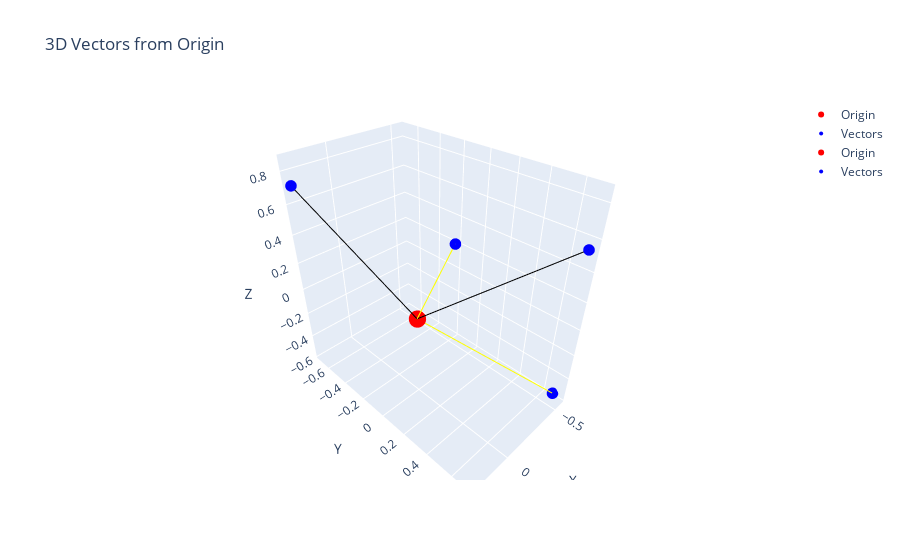

This figure's notebook cell:
### Code cell
### Rotation unit tests ###
    
    num_neighbors=2
    
    temp = train_dataset[train_dataset["Drag"]==train_dataset["Drag"].values[-np.random.randint(750)]]
    dot_1 = np.dot(temp.iloc[0][["x_1","y_1","z_1"]],temp.iloc[0][["x_2","y_2","z_2"]])
    dot_2 = np.dot(temp.iloc[1][["x_1","y_1","z_1"]],temp.iloc[1][["x_2","y_2","z_2"]])
    
    print(dot_1,dot_2)
    
    # Extract the origin (POI)
    row = temp.iloc[0]
    x_origin, y_origin, z_origin = row['x_poi'], row['y_poi'], row['z_poi']
    
    # Extract the position vectors (x_1, y_1, z_1, ... , x_15, y_15, z_15)
    x_vectors = [row[f'x_{i}'] for i in range(1, num_neighbors+1)]
    y_vectors = [row[f'y_{i}'] for i in range(1, num_neighbors+1)]
    z_vectors = [row[f'z_{i}'] for i in range(1, num_neighbors+1)]
    
    # Create scatter plot of all vectors (including the origin)
    fig = go.Figure()

    # Plot the origin
    fig.add_trace(go.Scatter3d(
        x=[x_origin], y=[y_origin], z=[z_origin],
        mode='markers',
        marker=dict(size=6, color='red'),
        name='Origin'
    ))

    # Plot the vectors
    fig.add_trace(go.Scatter3d(
        x=x_vectors, y=y_vectors, z=z_vectors,
        mode='markers',
        marker=dict(size=4, color='blue'),
        name='Vectors'
    ))

    # Draw lines from the origin to each vector
    for i in range(num_neighbors):
        fig.add_trace(go.Scatter3d(
            x=[x_origin, x_vectors[i]], 
            y=[y_origin, y_vectors[i]], 
            z=[z_origin, z_vectors[i]],
            mode='lines',
            line=dict(color='black', width=2),
            showlegend=False
        ))

    # Update layout for better visualization
    fig.update_layout(scene=dict(
        xaxis_title='X',
        yaxis_title='Y',
        zaxis_title='Z'
    ),
    title='3D Vectors from Origin',
    showlegend=True)
    
    # Extract the origin (POI)
    row = temp.iloc[1]
    x_origin, y_origin, z_origin = row['x_poi'], row['y_poi'], row['z_poi']
    
    # Extract the position vectors (x_1, y_1, z_1, ... , x_15, y_15, z_15)
    x_vectors = [row[f'x_{i}'] for i in range(1, num_neighbors+1)]
    y_vectors = [row[f'y_{i}'] for i in range(1, num_neighbors+1)]
    z_vectors = [row[f'z_{i}'] for i in range(1, num_neighbors+1)]
    
    # Plot the origin
    fig.add_trace(go.Scatter3d(
        x=[x_origin], y=[y_origin], z=[z_origin],
        mode='markers',
        marker=dict(size=6, color='red'),
        name='Origin'
    ))

    # Plot the vectors
    fig.add_trace(go.Scatter3d(
        x=x_vectors, y=y_vectors, z=z_vectors,
        mode='markers',
        marker=dict(size=4, color='blue'),
        name='Vectors'
    ))

    # Draw lines from the origin to each vector
    for i in range(num_neighbors):
        fig.add_trace(go.Scatter3d(
            x=[x_origin, x_vectors[i]], 
            y=[y_origin, y_vectors[i]], 
            z=[z_origin, z_vectors[i]],
            mode='lines',
            line=dict(color='yellow', width=2),
            showlegend=False
        ))

    # Update layout for better visualization
    fig.update_layout(scene=dict(
        xaxis_title='X',
        yaxis_title='Y',
        zaxis_title='Z'
    ),
    title='3D Vectors from Origin',
    showlegend=True)
    
    # Show the figure
    fig.show()

### Figure 1 — Plotly figure (JSON) as saved in the notebook; plotly's stock layout.template omitted (floating-point values rounded to 4 significant figures)
{"data": [{"marker": {"color": "red", "size": 6}, "mode": "markers", "name": "Origin", "type": "scatter3d", "x": [0], "y": [0], "z": [0]}, {"marker": {"color": "blue", "size": 4}, "mode": "markers", "name": "Vectors", "type": "scatter3d", "x": [0.2886, -0.5707], "y": [-0.707, 0.7025], "z": [0.7204, 0.532]}, {"line": {"color": "black", "width": 2}, "mode": "lines", "showlegend": false, "type": "scatter3d", "x": [0, 0.2886], "y": [0, -0.707], "z": [0, 0.7204]}, {"line": {"color": "black", "width": 2}, "mode": "lines", "showlegend": false, "type": "scatter3d", "x": [0, -0.5707], "y": [0, 0.7025], "z": [0, 0.532]}, {"marker": {"color": "red", "size": 6}, "mode": "markers", "name": "Origin", "type": "scatter3d", "x": [0], "y": [0], "z": [0]}, {"marker": {"color": "blue", "size": 4}, "mode": "markers", "name": "Vectors", "type": "scatter3d", "x": [0.2886, -0.5707], "y": [0.5466, 0.674], "z": [0.8486, -0.5677]}, {"line": {"color": "yellow", "width": 2}, "mode": "lines", "showlegend": false, "type": "scatter3d", "x": [0, 0.2886], "y": [0, 0.5466], "z": [0, 0.8486]}, {"line": {"color": "yellow", "width": 2}, "mode": "lines", "showlegend": false, "type": "scatter3d", "x": [0, -0.5707], "y": [0, 0.674], "z": [0, -0.5677]}], "layout": {"scene": {"xaxis": {"title": {"text": "X"}}, "yaxis": {"title": {"text": "Y"}}, "zaxis": {"title": {"text": "Z"}}}, "showlegend": true, "title": {"text": "3D Vectors from Origin"}}}
